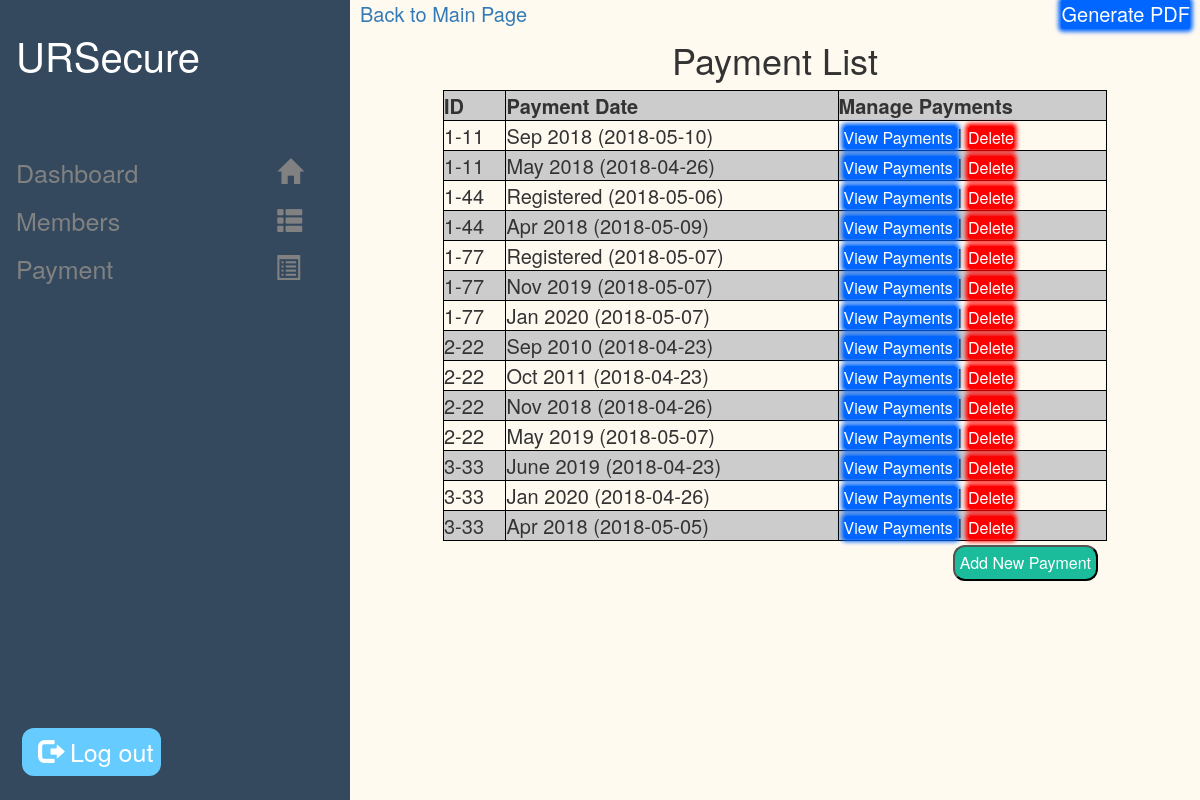
The page /paymentlist.php (signed in) on the database its author committed.
### tables this page shows
CREATE TABLE IF NOT EXISTS `payment` (
  `ID` int(11) NOT NULL AUTO_INCREMENT,
  `HOUSE_ID` varchar(20) NOT NULL,
  `PAYMENT_DATE` varchar(20) NOT NULL,
  `DATE_TEXT` varchar(50) NOT NULL,
  PRIMARY KEY (`ID`),
  KEY `HOUSE_ID` (`HOUSE_ID`)
);

### paymentlist.php (the view, shortened to what this page needs)
<?php
include_once("db.php");
$result = mysqli_query($conn, "SELECT * FROM payment ORDER BY HOUSE_ID ASC, DATE_TEXT DESC");
?>
<html>
<head>
	<link rel="stylesheet" href="styles.css">
	<link rel="stylesheet" href="https://maxcdn.bootstrapcdn.com/bootstrap/3.3.7/css/bootstrap.min.css">
</head>
<body>
<div class="sidenav">
 <a style="color:white; font-size:40px; cursor:pointer; text-decoration:none;" onclick="window.location.href = 'main.php'">URSecure</a><br><br><br>
  <a href="main.php">Dashboard <span style="right:-132px;" class="glyphicon glyphicon-home"></a>
  <a href="houseslist.php">Members <span style="right:-150px;" class="glyphicon glyphicon-th-list"></span></a>
  <a href="paymentlist.php">Payment <span style="right:-155px;" class="glyphicon glyphicon-list-alt"></a>
  <a onClick="return confirm('Logout?')" href="logout.php" style="position:absolute; color:white; left:20px; bottom:20px;" class="logoutbutton"><span class="glyphicon glyphicon-log-out"></span> Log out</a>
</div>
<div class="main">
<div>
<a style="float: left;font-size:20px;" href="main.php" >Back to Main Page</a>
<a style="float: right;font-size:20px;" class='recordsbutton' style='text-decoration:none;' target="_blank" href="generatepdf.php" >Generate PDF</a>
</div>
<br>
<h1 align="center"> Payment List</h1>
	<table class="tablelist" align="center" width='80%' border=0>
	<tr bgcolor='#CCCCCC'>
		<td style="font-size:20px; font-weight:bold;border-top: 1px solid black; border-bottom: 1px solid black; border-left: 1px solid black;border-right: 1px solid black;">ID</td>
		<td style="font-size:20px; font-weight:bold;border-top: 1px solid black; border-bottom: 1px solid black; border-left: 1px solid black;border-right: 1px solid black;">Payment Date</td>
		<td style="font-size:20px; font-weight:bold;border-top: 1px solid black; border-bottom: 1px solid black; border-left: 1px solid black;border-right: 1px solid black;">Manage Payments</td>
	</tr>
	<?php
	while($res = mysqli_fetch_array($result)) {
		echo "<tr>";
		echo "<td style='font-size: 20px;border-left: 1px solid black; border-bottom: 1px solid black;border-right: 1px solid black;'>".$res['HOUSE_ID']."</td>";
		echo "<td style='font-size: 20px;border-left: 1px solid black; border-bottom: 1px solid black;border-right: 1px solid black;'>".$res['DATE_TEXT']." (" .$res['PAYMENT_DATE'].") </td>";
		echo "<td style='font-size: 20px; padding-left:5px;border-left: 1px solid black; border-bottom: 1px solid black;border-right: 1px solid black;'> <a class='recordsbutton' style='text-decoration: none;' href=\"payment.php?HOUSE_ID=$res[HOUSE_ID]\">View Payments </a> | <a class='deletebutton' style='text-decoration: none;' href=\"deletepayment.php?ID=$res[ID]\" onClick=\"return confirm('Are you sure you want to delete?')\">Delete</a></td>";
	}
	?>
	</table>
	<input style="position:absolute;right:100px"type="submit" class="button" name="Submit" value="Add New Payment" onclick="window.location.href = 'addpayment.php'"/>
</div>
</body>
</html>

### styles.css (style rules this page uses)
.sidenav { height: 100%; width: 350px; position: fixed; z-index: 1; top: 0; left: 0; background-color: #34495E; overflow-x: hidden; padding-top: 20px; }
.sidenav a { padding: 6px 8px 6px 16px; text-decoration: none; font-size: 25px; color: #818181; display: block; }
.main { margin-left: 350px; padding: 0px 10px; }
body { background-color: FloralWhite !important; font-family: sans-serif; }
h1 { font-family: sans-serif; }
.button { background-color: #1ABC9C; color: white; padding: 5px; font-size: 20px; text-align: center; text-decoration: none; display: inline-block; font-size: 16px; margin: 4px 2px; border-radius: 12px; cursor:pointer; }
.deletebutton { background-color: red; color: white; border-radius: 2px; font-size: 16px; pointer: cursor; outline: 1px black; box-shadow: 0 0 3pt 2pt red; text-decoration: none; }
.recordsbutton { background-color: #0066ff; color: white; border-radius: 2px; font-size: 16px; pointer: cursor; outline: 1px black; box-shadow: 0 0 3pt 2pt #0066ff; text-decoration: none; }
.logoutbutton { background-color: #66ccff; color: white; padding: 5px; font-size: 20px; text-align: center; text-decoration: none; display: inline-block; font-size: 16px; margin: 4px 2px; border-radius: 12px; cursor:pointer; }

### paymentlist.php (style rules this page uses)
tr:nth-of-type(odd) { background-color:#ccc; }

### rows shown on the page
payment: HOUSE_ID "1-11", DATE_TEXT "Sep 2018", PAYMENT_DATE "2018-05-10"
payment: HOUSE_ID "1-11", DATE_TEXT "May 2018", PAYMENT_DATE "2018-04-26"
payment: HOUSE_ID "1-44", DATE_TEXT "Registered", PAYMENT_DATE "2018-05-06"
payment: HOUSE_ID "1-44", DATE_TEXT "Apr 2018", PAYMENT_DATE "2018-05-09"
payment: HOUSE_ID "1-77", DATE_TEXT "Registered", PAYMENT_DATE "2018-05-07"
payment: HOUSE_ID "1-77", DATE_TEXT "Nov 2019", PAYMENT_DATE "2018-05-07"
payment: HOUSE_ID "1-77", DATE_TEXT "Jan 2020", PAYMENT_DATE "2018-05-07"
payment: HOUSE_ID "2-22", DATE_TEXT "Sep 2010", PAYMENT_DATE "2018-04-23"
payment: HOUSE_ID "2-22", DATE_TEXT "Oct 2011", PAYMENT_DATE "2018-04-23"
payment: HOUSE_ID "2-22", DATE_TEXT "Nov 2018", PAYMENT_DATE "2018-04-26"
payment: HOUSE_ID "2-22", DATE_TEXT "May 2019", PAYMENT_DATE "2018-05-07"
payment: HOUSE_ID "3-33", DATE_TEXT "June 2019", PAYMENT_DATE "2018-04-23"
payment: HOUSE_ID "3-33", DATE_TEXT "Jan 2020", PAYMENT_DATE "2018-04-26"
payment: HOUSE_ID "3-33", DATE_TEXT "Apr 2018", PAYMENT_DATE "2018-05-05"
